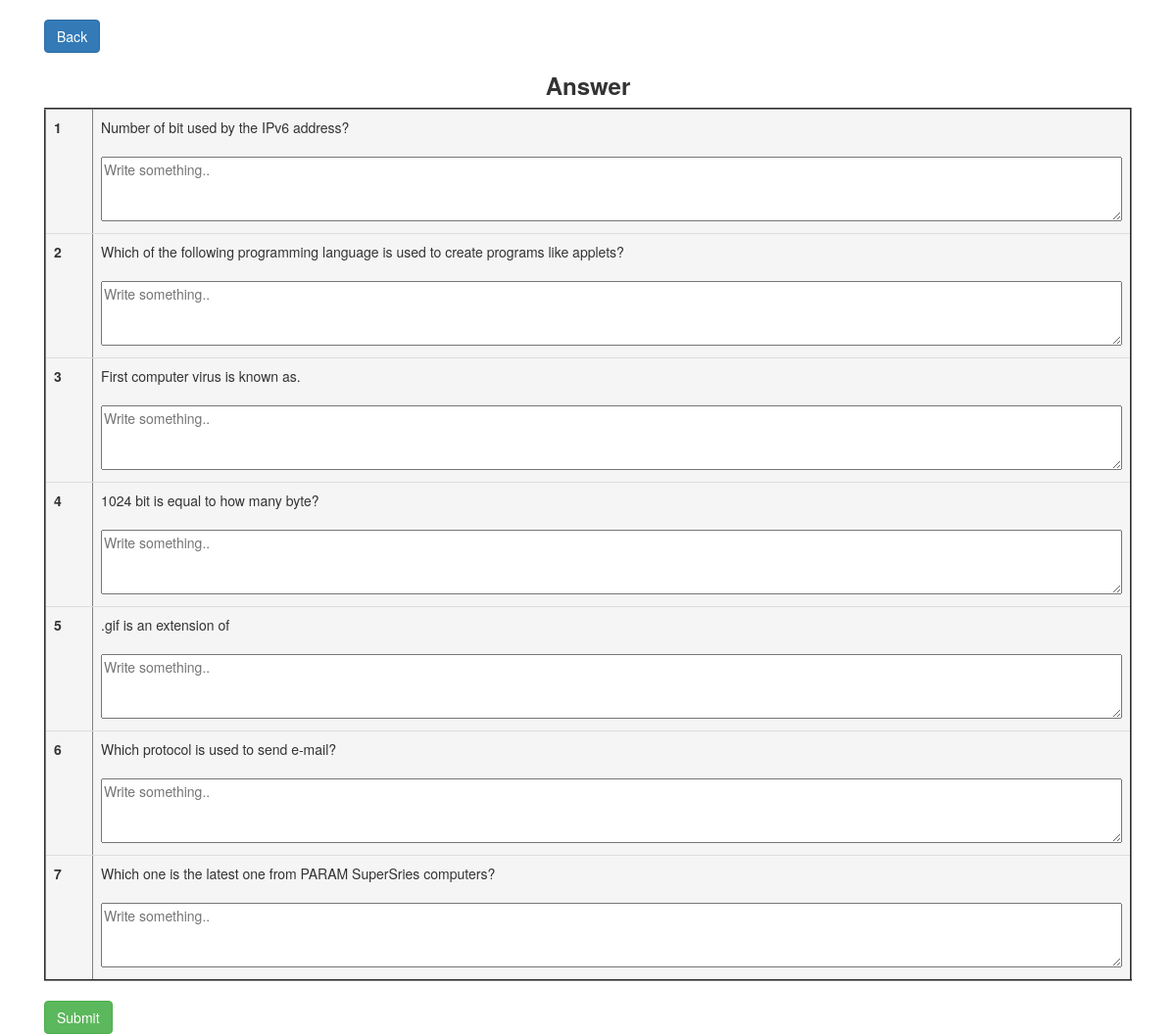
The app's page /answer.php (signed in) with its own data.
### tables this page shows
CREATE TABLE `ask_ques` (
  `id` int(220) NOT NULL,
  `question` varchar(220) NOT NULL,
  `phone` varchar(220) NOT NULL
);

### answer.php (the view, shortened to what this page needs)
<?php
if($_SESSION["phone"]!=''){
 $ph = $_SESSION["phone"];
$link=new mysqli("localhost","root","","ajaxcrud");
?>
<!DOCTYPE html>
<html>
<head>
  <link rel="stylesheet" href="https://maxcdn.bootstrapcdn.com/bootstrap/3.4.1/css/bootstrap.min.css">
</head>
<body>
	<div class="container">
		<div class="col-sm-12">
			<br>
      <a href="dashboard.php" class="btn btn-primary" role="button">Back</a>
      <br>
		</div>
		<div class="col-sm-12">
			<h3 align="center"><b>Answer</b></h3>
      <form action="answer_sub.php" method="POST">
			<table class="table" border="2">
    <tbody>
      <?php
      $num=1;
      $sql_gg=$link->query("SELECT * FROM `ask_ques` WHERE `phone`!= '$ph'");
     while ($out= @mysqli_fetch_assoc($sql_gg)) {
     	?>
     	<tr class="active">
     	<td><b><?php echo $num; ?></b></td>
        <td><?php echo $out['question']; ?><br><br>
          <div class="col-75">
        <textarea id="ans" name="ans[<?php echo $out['id']; ?>]" value=""  rows="3"  placeholder="Write something.." style="width:100%"></textarea>
      </div>
          </td>
      </tr>
      <?php
      $num++;
     }
      ?>
    </tbody>
  </table>
      <button type="submit" name="sub" class="btn btn-success">Submit</button>
</form>
		</div>
	</div>
</body>
</html>
<?php
}
else{
  ?>
  <script>
  window.location='login.php';
</script>
<?php
}
  ?>

### records on screen
ask_ques: question "Number of bit used by the IPv6 address?", id "Write something.."
ask_ques: question "Which of the following programming language is used to create programs like applets?", id "Write something.."
ask_ques: question "First computer virus is known as.", id "Write something.."
ask_ques: question "1024 bit is equal to how many byte?", id "Write something.."
ask_ques: question ".gif is an extension of", id "Write something.."
ask_ques: question "Which protocol is used to send e-mail?", id "Write something.."
ask_ques: question "Which one is the latest one from PARAM SuperSries computers?", id "Write something.."
